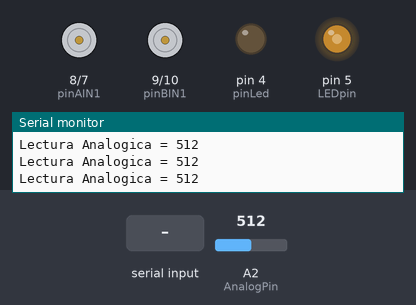
A sketch run on a simulated Arduino Uno, built with avr-gcc and run on an emulated ATmega328P. On the bench: motor-driver pin pairs drawn as motors (green arrow = first pin HIGH = forward, orange = second pin HIGH = backward, longer = more drive, scaled by the enable pin), output pins drawn as LEDs (lit = HIGH), the last lines printed to the serial monitor. The inputs (shaded band) are chosen by the test bench; at power-on: A2 (AnalogPin) = 512.

Above: at 1.3 s.
1.4 s: "0" received over the second serial link
At 2.5 s:
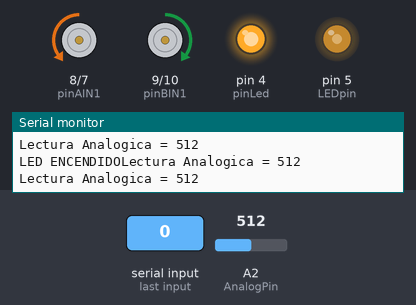
3.2 s: A2 (AnalogPin) set to 716
At 4.2 s:
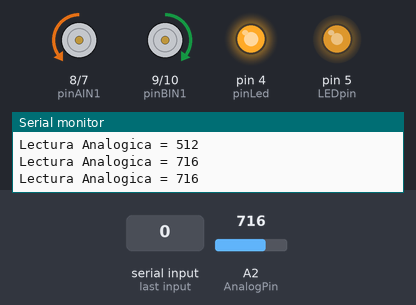
4.8 s: "2" received over the second serial link
At 6.2 s:
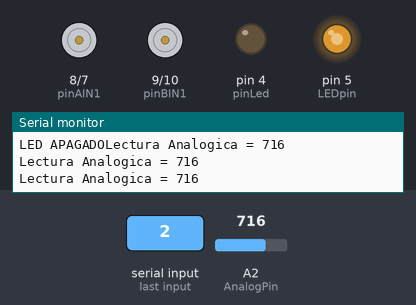
6.5 s: A2 (AnalogPin) set to 900
At 6.9 s:
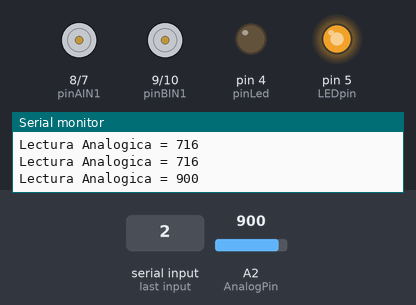
8.0 s: "1" received over the second serial link
At 9.1 s:
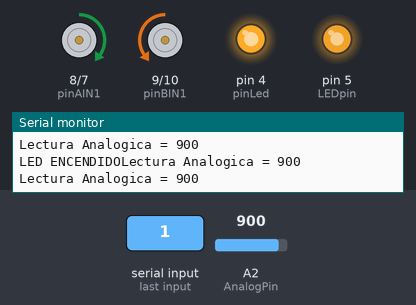
9.7 s: "3" received over the second serial link
At 11.2 s:
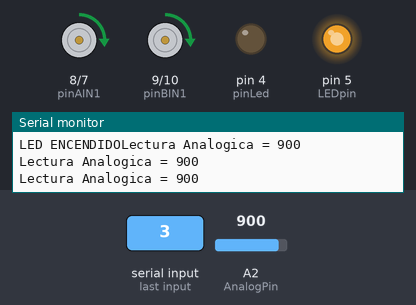
Timing chart, 0 to 12.4 s (numbered marks = the images above; inputs shaded):
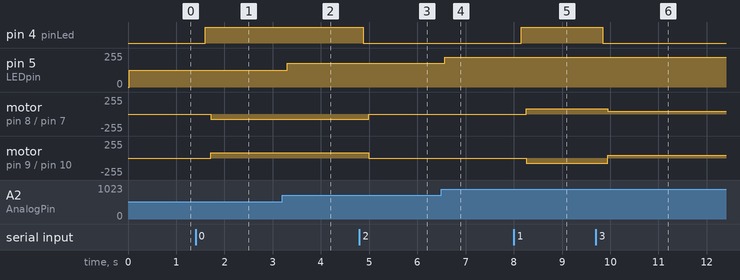

Measured:
- after the input at 1.4 s, pin 4 (pinLed): LOW → HIGH after 0.20 s; motor on pin 8 (pinAIN1) / pin 7 (pinAIN2): stopped → backward 80/255 after 0.32 s; motor on pin 9 (pinBIN1) / pin 10 (pinBIN2): stopped → forward 80/255 after 0.32 s
- after the input at 3.2 s, pin 5 (LEDpin): 127/255 → 178/255 after 0.10 s
- after the input at 4.8 s, pin 4 (pinLed): HIGH → LOW after 0.08 s; motor on pin 8 (pinAIN1) / pin 7 (pinAIN2): backward 80/255 → stopped after 0.19 s; motor on pin 9 (pinBIN1) / pin 10 (pinBIN2): forward 80/255 → stopped after 0.19 s
- after the input at 6.5 s, pin 5 (LEDpin): 178/255 → 224/255 after 0.07 s
- after the input at 8.0 s, pin 4 (pinLed): LOW → HIGH after 0.15 s; motor on pin 8 (pinAIN1) / pin 7 (pinAIN2): stopped → forward 80/255 after 0.26 s; motor on pin 9 (pinBIN1) / pin 10 (pinBIN2): stopped → backward 80/255 after 0.26 s
- after the input at 9.7 s, pin 4 (pinLed): HIGH → LOW after 0.14 s; motor on pin 8 (pinAIN1) / pin 7 (pinAIN2): forward 80/255 → forward 40/255 after 0.25 s; motor on pin 9 (pinBIN1) / pin 10 (pinBIN2): backward 80/255 → forward 40/255 after 0.25 s

The sketch:

PST_Carro.ino.ino
```cpp
#include <SoftwareSerial.h>
SoftwareSerial ModBluetooth(2, 3); // RX | TX
int AnalogPin = 2;   // Sensor conectado a Analog 0
int LEDpin = 5;      // LED conectado a Pin 6 (PWM)
int ResRead;         // La Lectura de la Resistencia por División de Tensión
int BrilloLED;


const int pinPWMA = 6;
const int pinAIN2 = 7;
const int pinAIN1 = 8;
const int pinBIN1 = 9;
const int pinBIN2 = 10;
const int pinPWMB = 11;
const int pinSTBY = 12;
const int pinLed = 4;

const int pinMotorA[3] = { pinPWMA, pinAIN2, pinAIN1 };
const int pinMotorB[3] = { pinPWMB, pinBIN1, pinBIN2 };

enum moveDirection {forward,backward};

void setup(){
   pinMode(pinAIN2, OUTPUT);
   pinMode(pinAIN1, OUTPUT);
   pinMode(pinPWMA, OUTPUT);
   pinMode(pinBIN1, OUTPUT);
   pinMode(pinBIN2, OUTPUT);
   pinMode(pinPWMB, OUTPUT);
   pinMode(pinLed, OUTPUT);
   digitalWrite(pinLed, LOW);
   ModBluetooth.begin(9600);
   Serial.begin(9600);
   ModBluetooth.println("MODULO CONECTADO");
   ModBluetooth.print("#");
}

void loop(){
  enableMotors();
  //Sensor de peso
  ResRead = analogRead(AnalogPin); // La Resistencia es igual a la lectura del sensor (Analog 0)
  Serial.print("Lectura Analogica = ");
  Serial.println(ResRead);
  BrilloLED = map(ResRead, 0, 1023, 0, 255);
  // Cambiar el rango de la lectura analógica (0-1023)
  // Utilizamos en analogWrite 8 bits (0-255) configurados en el map
  analogWrite(LEDpin, BrilloLED);
  ModBluetooth.print("Peso Actual"+String("  ")+String(ResRead)+String("  ")+"gramos");
  ModBluetooth.print("#");
  delay(500); //Cien “ms” de espera en cada lectura

  //Bluethoot
  while (ModBluetooth.available()){
        char VarChar;
        VarChar = ModBluetooth.read();

        if(VarChar == '0'){
          digitalWrite(pinLed, HIGH);
          delay(100);
          ModBluetooth.print("RETROCEDIENDO");
          Serial.print("LED ENCENDIDO");
          ModBluetooth.print("#");
          move(backward, 80);
        }
        if(VarChar == '1') {
          digitalWrite(pinLed, HIGH);
          delay(100);
          ModBluetooth.print("AVANZANDO");
          Serial.print("LED ENCENDIDO");
          ModBluetooth.print("#");
          move(forward, 80);
        }
        if(VarChar == '2') {
          digitalWrite(pinLed, LOW);
          delay(100);
          ModBluetooth.print("DETENIDO");
          Serial.print("LED APAGADO");
          ModBluetooth.print("#");
          fullStop();
        }
        if(VarChar == '3') {
          digitalWrite(pinLed, LOW);
          delay(100);
          ModBluetooth.print("DERECHA");
          Serial.print("LED ENCENDIDO");
          ModBluetooth.print("#");
          turn(forward,40);
        }
        if(VarChar == '4') {
          digitalWrite(pinLed, LOW);
          delay(100);
          ModBluetooth.print("IZQUIERDA");
          Serial.print("LED ENCENDIDO");
          ModBluetooth.print("#");
          turn(backward,40);
        }
    }
}

//Funciones que controlan el vehiculo
void move(int direction, int speed)
{
   if (direction == forward)
   {
      moveMotorForward(pinMotorA, speed);
      moveMotorForward(pinMotorB, speed);
   }
   else
   {
      moveMotorBackward(pinMotorA, speed);
      moveMotorBackward(pinMotorB, speed);
   }
}

void turn(int direction, int speed)
{
   if (direction == forward)
   {
      moveMotorForward(pinMotorA, speed);
      moveMotorBackward(pinMotorB, speed);
   }
   else
   {
      moveMotorBackward(pinMotorA, speed);
      moveMotorForward(pinMotorB, speed);
   }
}

void fullStop()
{
   disableMotors();
   stopMotor(pinMotorA);
   stopMotor(pinMotorB);
}
//Funciones que controlan los motores
void moveMotorForward(const int pinMotor[3], int speed)
{
   digitalWrite(pinMotor[1], LOW);
   digitalWrite(pinMotor[2], HIGH);
   analogWrite(pinMotor[0], speed);
}

void moveMotorBackward(const int pinMotor[3], int speed)
{
   digitalWrite(pinMotor[1], HIGH);
   digitalWrite(pinMotor[2], LOW);
   analogWrite(pinMotor[0], speed);
}

void stopMotor(const int pinMotor[3]){
   digitalWrite(pinMotor[1], LOW);
   digitalWrite(pinMotor[2], LOW);
   analogWrite(pinMotor[0], 0);
}

void enableMotors(){
   digitalWrite(pinSTBY, HIGH);
}

void disableMotors(){
   digitalWrite(pinSTBY, LOW);
}
```
